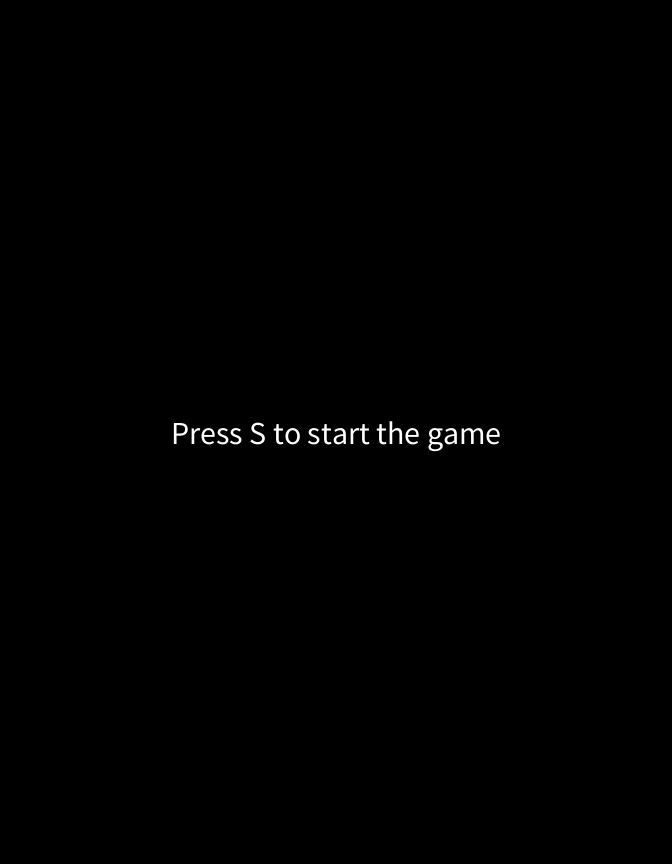
Frame 1 (no input)
Frame 60 (the mouse pressed at the canvas centre just before this capture): identical to frame 1, image omitted
Frame 120 (the mouse held since frame 60 and released just before this capture): identical to frame 1, image omitted

The Processing sketch that drew this single still picture (run headless with seeded random() and noise(); from frame 60 on, the mouse is pressed at the canvas centre):

// Processing sketch: sketch_241017a
// ── sketch_241017a.pde
// Author: Shayan Mazahir
// Assignment: PAC-MAN
// Date Of Last Edit: 17 October, 2024

// Variables for Pac-Man's position and size
int circle_y = 20;     
int circle_x = 20;       
int circle_diam = 30;    

// Variable to track whether the game has started
boolean gameStarted = false; 

// Food variables to hold positions of food dots
int food1_x, food1_y; 
int food2_x, food2_y; 
int food3_x, food3_y; 
int foodCount = 3; 

// Game control variables
boolean drawGrid = false; // Controls whether to draw the triangle grid

void setup() {
  size(672, 864);  
  background(0);   
  spawnFood();
}

//showStartScren() -> void
// Purpose: Function to display the start screen
public void showStartScreen() {
  background(0);  // Set the background to black
  fill(255);    // Set text colour to white
  textSize(32);   // Set text size
  textAlign(CENTER, CENTER); // Center-align the text
  text("Press S to start the game", width / 2, height / 2);  // Display message
}

//playGame() -> void
// Purpose: The main game
public void playGame() {
  background(0);  // Set black background for the game

  // Draw Pac-Man
  fill(255, 255, 0);
  circle(circle_x, circle_y, circle_diam); 

  // Draw food dots
  drawFood(); 

  // Move Pac-Man based on arrow key presses
  if (keyPressed) {

    if (keyCode == UP && (circle_y > 0) && (circle_diam / 2 < circle_y)) {
      circle_y -= 1; // Move Pac-Man up
    } else if (keyCode == DOWN && (circle_y < height - (circle_diam / 2))) {
      circle_y += 1; // Move Pac-Man down
    } else if (keyCode == LEFT && (circle_x > 0) && (circle_diam / 2 < circle_x)) {
      circle_x -= 1; // Move Pac-Man left
    } else if (keyCode == RIGHT && (circle_x < width - (circle_diam / 2))) {
      circle_x += 1; // Move Pac-Man right
    }
  }

  // Check for mouse interactions to move Pac-Man
  if (mousePressed) {
    if (mouseButton == RIGHT) {
      // Move Pac-Man to a random position if right mouse button is pressed
      circle_x = (int) random(10, width - 10);
      circle_y = (int) random(10, height - 10);
    }
  }
}

//drawTriangleGrid() -> void
// Purpose: Function to draw a grid of colourful triangles when 's' is pressed
public void drawTriangleGrid() {
  int triSize = 40;  // Size of each triangle
  // Nested loops to create a grid of triangles
  for (int x = 0; x < width; x += triSize) {
    for (int y = 0; y < height; y += triSize) {
      fill(random(255), random(255), random(255));  // Set a random colour for each triangle
      triangle(x, y, x + triSize / 2, y + triSize, x + triSize, y);  
    }
  }
}

//spawnFood() -> void
// Purpose: Function to spawn food at random positions
public void spawnFood() {
  // Randomly set positions for each food dot
  food1_x = (int) random(10, width - 10);
  food1_y = (int) random(10, height - 10);

  food2_x = (int) random(10, width - 10);
  food2_y = (int) random(10, height - 10);

  food3_x = (int) random(10, width - 10);
  food3_y = (int) random(10, height - 10);
}

//drawFood() -> void
// Purpose: Function to draw food dots
public void drawFood() {
  fill(255, 0, 0); // Set colour to red for food
  // Draw each food dot
  ellipse(food1_x, food1_y, 10, 10); 
  ellipse(food2_x, food2_y, 10, 10); 
  ellipse(food3_x, food3_y, 10, 10); 
}

void draw() {
  // Check if the game has started
  if (!gameStarted) {
    showStartScreen();
  } else {
    playGame(); // Call the function to play the game
  }
  if (keyPressed) {
    if (key == 's') {
      drawTriangleGrid();
    }
  }
}


void keyPressed() {
  // Start the game if 'S' is pressed
  if (key == 'S') {
    gameStarted = true; 
  }
}


void mousePressed() {
  // Change the background color to random for an instance
  if (mouseButton == LEFT) {
    background(random(0, 255), random(0, 255), random(0, 255), 100);
  }
}
